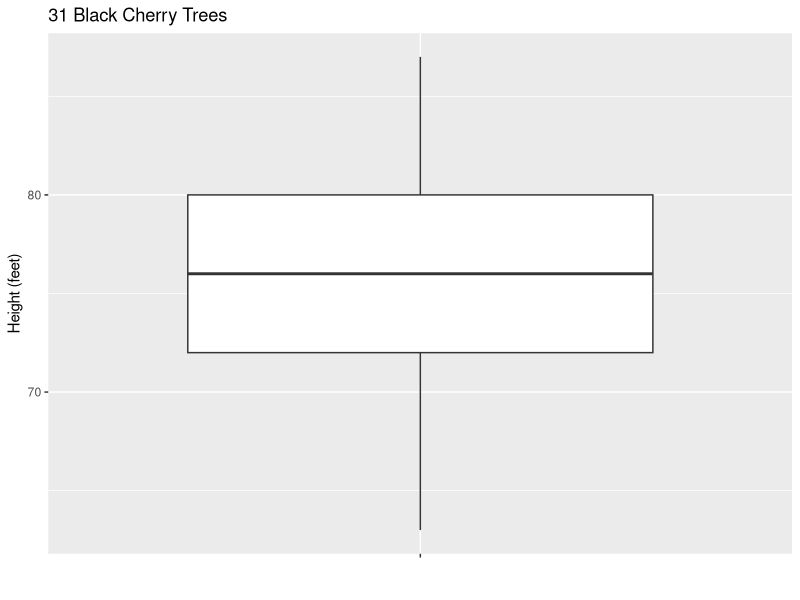

Source code (R):
#!/usr/bin/env RScript

# create a boxplot and save it to boxplot.pdf

library(ggplot2, warn.conflicts = FALSE)
library(dplyr, warn.conflicts = FALSE)

tree_height_plot <- ggplot(data = trees, mapping = aes(x = Height))

tree_height_boxplot <- tree_height_plot + geom_boxplot(aes(x = "", y = Height, group = NA))+labs(title = "31 Black Cherry Trees", x = "", y = "Height (feet)")

ggsave("boxplot.pdf")
